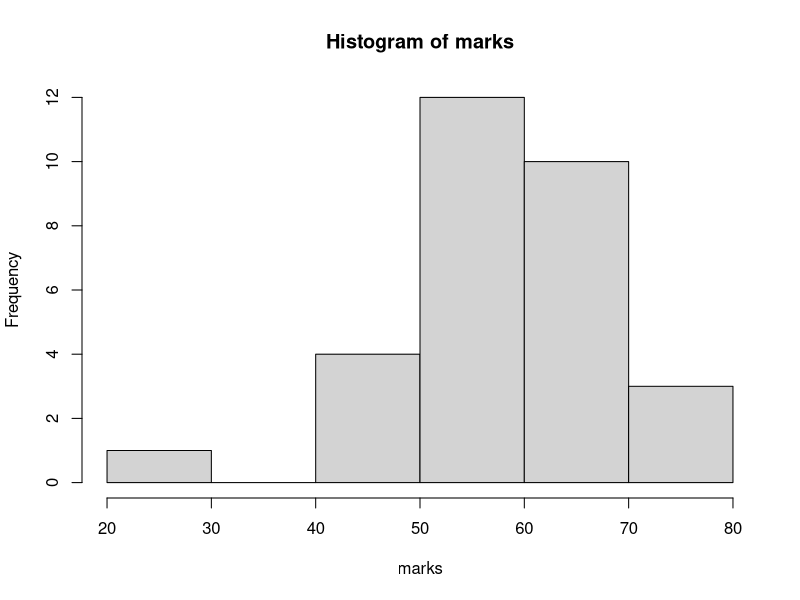
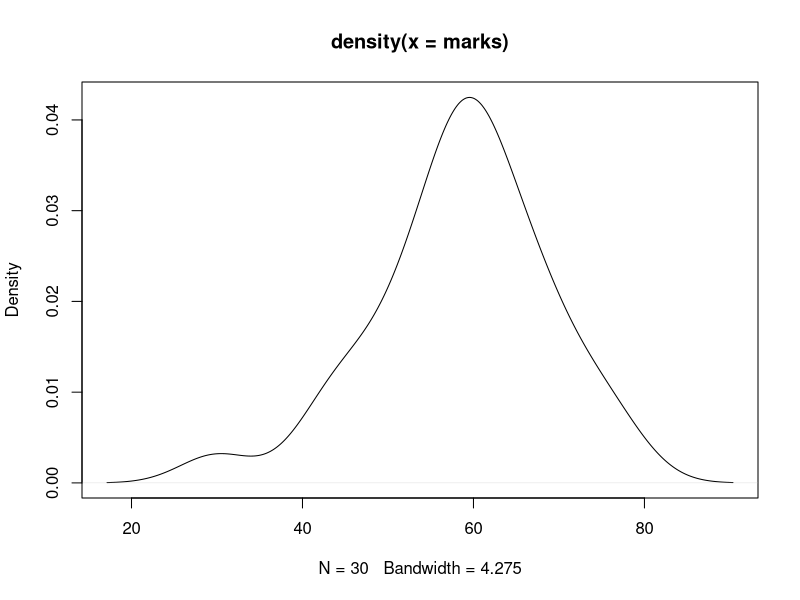
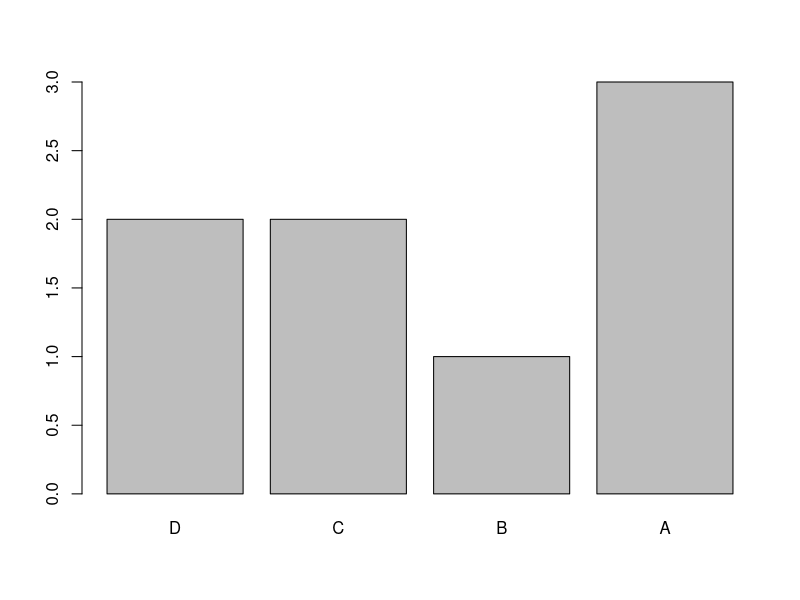
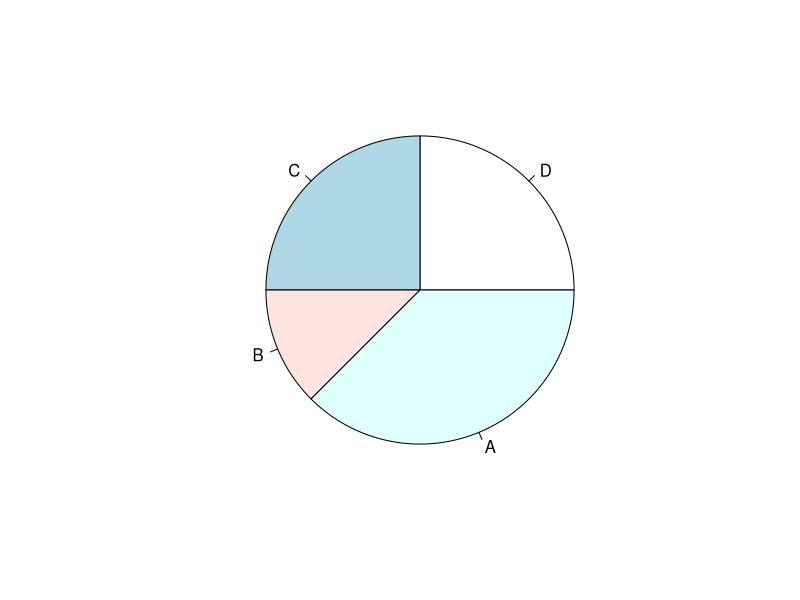

The R source for these figures, in order:
#vector
x=c(1,2,3)
x1 = 1:2000
length(x1)
x2 = seq(10,100,2)
?seq
#numeric vector----
marks  = rnorm(30, mean=60, sd=10) #creates a normal distribution with n=30, mean=60 and standard deviation=10
#we have created a data structure 'marks' which is normal distribution
marks
# (marks=rnorm(30,mean=60,sd=10)) will directly print marks
mean(marks)
sd(marks)
var(marks)
mode(marks)#no mode
summary(marks)# summary of the data structure
range(marks)

#properties of data structure
length(marks)
str(marks)
class(marks)

#graphs
hist(marks)
plot(density(marks))


#character vector----
(names=c("ram","shyam","shubham"))
length(names)
class(names)
summary(names)

#category type data
gender =c("M","F","N")
summary(gender)
genderF = factor(gender)
summary(genderF)

grades = c("A","B","C","D","A","A","C","D")
gradesF = factor(grades,ordered = T)#arranges in ascending order(natural order) 
summary(gradesF)
gradesF
#if the ordered is false then the order is random

gradesF1 = factor(grades, ordered=T, levels=c("D","C","B","A"))#we define the order here
summary(gradesF1)
gradesF1
table(gradesF1)#omly for category type data

#graphs
barplot(table(gradesF1))
pie(table(gradesF1))



#logical vactor----

married = c(TRUE, FALSE, T,F,T,F)
married
summary(married)
table(married)
class(married)
sum(married)

#subset of marks
marks
trunc(marks) : round(marks,1) : floor(marks) : ceiling(marks) #multiple operations in one line can be done if the commands are separated by ':'
marks1=trunc(marks)
marks1
marks1[-2]#second position element is removed
marks1[c(1,3,5,23)]
marks1[marks1>60]#where marks1>60 is true those values will be printed
marks1>60
marks[marks1>60 & marks1<75]

#
set.seed(1234)#this keeps the random sample constant provided to start compling from this particular line, the no. inside is arbitary
gender2=sample(c('M','F'), size=1000000, replace=T, prob=c(0.6,0.4))#creates a random sample of size 1000000, with a probability of 60 percent male and 40 percent female
gender2
table(gender2)
prop.table(table(gender2))

